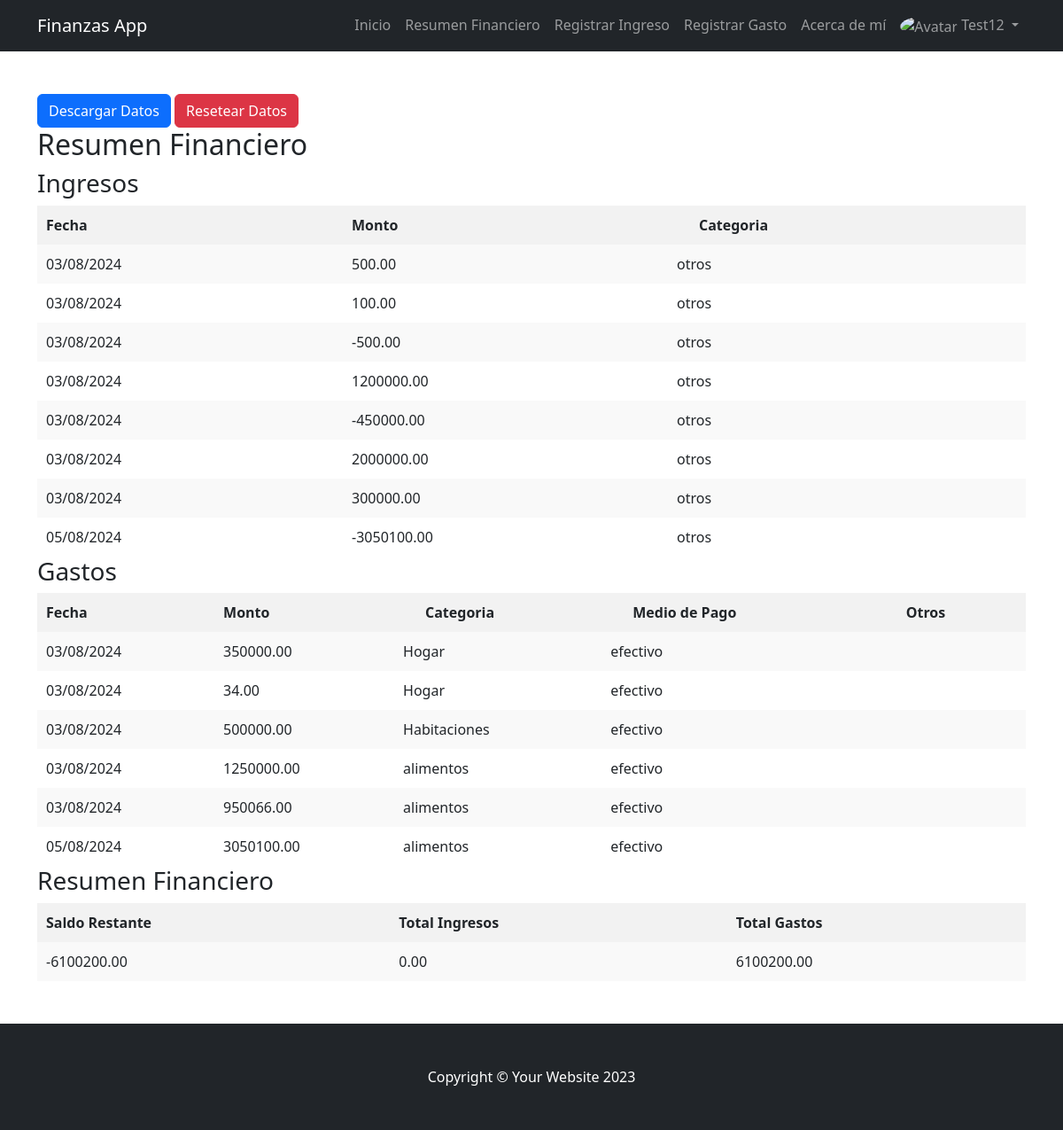
The page /resumen/ (signed in) on the database its author committed.
### App1/models.py (models this page shows)
class Ingreso(models.Model):
    CATEGORIAS_CHOICES = [
        ('sueldo', 'Sueldo'),
        ('otros', 'Otros'),
    ]
    user = models.ForeignKey(User, on_delete=models.CASCADE)
    cantidad = models.DecimalField(max_digits=10, decimal_places=2)
    fecha = models.DateTimeField(auto_now_add=True)
    categoria = models.CharField(max_length=100, choices=CATEGORIAS_CHOICES, default='otros')

class Gasto(models.Model):
    CATEGORIAS_CHOICES = [
        ('alimentos', 'Alimentos'),
        ('transporte', 'Transporte'),
        ('vivienda', 'Vivienda'),
        ('entretenimiento', 'Entretenimiento'),
        ('salud', 'Salud'),
        ('educacion', 'Educación'),
        ('varios', 'Varios'),
    ]
    MEDIO_PAGO_CHOICES = [
        ('efectivo', 'Efectivo'),
        ('debito', 'Débito'),
        ('credito', 'Crédito'),
        ('transferencia', 'Transferencia'),
    ]
    user = models.ForeignKey(User, on_delete=models.CASCADE)
    categoria = models.CharField(max_length=100, choices=CATEGORIAS_CHOICES)
    cantidad = models.DecimalField(max_digits=10, decimal_places=2)
    fecha = models.DateTimeField(auto_now_add=True)
    medio_pago = models.CharField(max_length=100, choices=MEDIO_PAGO_CHOICES, default='efectivo')

### App1/views.py (the view)
# urls.py: path('resumen/', views.resumen_financiero, name='resumen_financiero'),
@login_required
def resumen_financiero(request):
    ingresos = Ingreso.objects.filter(user=request.user)
    gastos = Gasto.objects.filter(user=request.user)
    saldo_restante = sum(ingreso.cantidad for ingreso in ingresos) - sum(gasto.cantidad for gasto in gastos)
    total_ingresos = sum(ingreso.cantidad for ingreso in ingresos)
    total_gastos = sum(gasto.cantidad for gasto in gastos)
    for ingreso in ingresos:
        ingreso.fecha = ingreso.fecha.strftime('%d/%m/%Y')
    for gasto in gastos:
        gasto.fecha = gasto.fecha.strftime('%d/%m/%Y')
    return render(request, 'App1/resumen_financiero.html', {
        'ingresos': ingresos,
        'gastos': gastos,
        'saldo_restante': saldo_restante,
        'total_ingresos': total_ingresos,
        'total_gastos': total_gastos
    })

### App1/templates/App1/resumen_financiero.html (shortened to what this page needs)
{% extends 'App1/base.html' %}
{% block content %}
<button id="download-btn" class="btn btn-primary">Descargar Datos</button>
<button id="reset-btn" class="btn btn-danger">Resetear Datos</button>
<h2>Resumen Financiero</h2>
<h3>Ingresos</h3>
<table>
    <tr>
        <th>Fecha</th>
        <th>Monto</th>
        <th>      Categoria</th>
    </tr>
    {% for ingreso in ingresos %}
    <tr>
        <td>{{ ingreso.fecha }}</td>
        <td>{{ ingreso.cantidad }}</td>
        <td>{{ ingreso.categoria }}</td>
    </tr>
    {% endfor %}
</table>
<h3>Gastos</h3>
<table>
    <tr>
        <th>Fecha</th>
        <th>Monto</th>
        <th>      Categoria</th>
        <th>      Medio de Pago</th>
        <th>      Otros</th>
    </tr>
    {% for gasto in gastos %}
    <tr>
        <td>{{ gasto.fecha }}</td>
        <td>{{ gasto.cantidad }}</td>
        <td>{{ gasto.categoria }}</td>
        <td>{{ gasto.medio_pago }}</td>
        <td>{{ gasto.otros }}</td>
    </tr>
    {% endfor %}
</table>
<h3>Resumen Financiero</h3>
<table>
    <tr>
        <th>Saldo Restante</th>
        <th>Total Ingresos</th>
        <th>Total Gastos</th>
    </tr>
    <tr>
        <td>{{ saldo_restante }}</td>
        <td>{{ total_ingresos }}</td>
        <td>{{ total_gastos }}</td>
    </tr>
</table>
{% endblock %}

### App1/templates/App1/base.html (shortened to what this page needs)
<!DOCTYPE html>
{% load static %}
<html lang="en">
    <head>
        <link href="{% static 'App1/css/styles.css' %}" rel="stylesheet" />
    </head>
    <body>
        <nav class="navbar navbar-expand-lg navbar-dark bg-dark">
            <div class="container">
                <a class="navbar-brand" href="{% url 'inicio' %}">Finanzas App</a>
                <div class="collapse navbar-collapse" id="navbarSupportedContent">
                    <ul class="navbar-nav ms-auto mb-2 mb-lg-0">
                        <li class="nav-item"><a class="nav-link" href="{% url 'inicio' %}">Inicio</a></li>
                        <li class="nav-item"><a class="nav-link" href="{% url 'resumen_financiero' %}">Resumen Financiero</a></li>
                        <li class="nav-item"><a class="nav-link" href="{% url 'registrar_ingreso' %}">Registrar Ingreso</a></li>
                        <li class="nav-item"><a class="nav-link" href="{% url 'registrar_gasto' %}">Registrar Gasto</a></li>
                        <li class="nav-item"><a class="nav-link" href="{% url 'about' %}">Acerca de mí</a></li>
                        {% if user.is_authenticated %}
                        <li class="nav-item dropdown">
                            <a class="nav-link dropdown-toggle" href="#" id="navbarDropdown" role="button" data-bs-toggle="dropdown" aria-expanded="false">
                                <img src="{% if user.avatar and user.avatar.imagen %}{{ user.avatar.imagen.url }}{% else %}{% static 'App1/assets/default_avatar.png' %}{% endif %}" class="rounded-circle" width="30" height="30" alt="Avatar">
                                {{ user.username }}
                            </a>
                        </li>
                        {% else %}
                            <li class="nav-item"><a class="nav-link" href="{% url 'register' %}">Registrarse</a></li>
                            <li class="nav-item"><a class="nav-link" href="{% url 'login' %}">Iniciar Sesión</a></li>
                        {% endif %}
                    </ul>
                </div>
            </div>
        </nav>
        <main class="py-5">
            <div class="container">
                {% block content %}
                {% endblock %}
            </div>
        </main>
        <footer class="py-5 bg-dark">
            <div class="container"><p class="m-0 text-center text-white">Copyright &copy; Your Website 2023</p></div>
        </footer>
    </body>
</html>

### App1/templates/App1/resumen_financiero.html (style rules this page uses)
table { width: 100%; border-collapse: collapse; }
th, td { padding: 10px; text-align: left; }
th { background-color: #f2f2f2; }
tr:nth-child(even) { background-color: #f9f9f9; }
th, td { white-space: pre; }

### rows shown on the page
Ingreso: fecha "03/08/2024", cantidad "500.00", categoria "otros"
Ingreso: fecha "03/08/2024", cantidad "100.00", categoria "otros"
Ingreso: fecha "03/08/2024", cantidad "-500.00", categoria "otros"
Ingreso: fecha "03/08/2024", cantidad "1200000.00", categoria "otros"
Ingreso: fecha "03/08/2024", cantidad "-450000.00", categoria "otros"
Ingreso: fecha "03/08/2024", cantidad "2000000.00", categoria "otros"
Ingreso: fecha "03/08/2024", cantidad "300000.00", categoria "otros"
Ingreso: fecha "05/08/2024", cantidad "-3050100.00", categoria "otros"
Gasto: fecha "03/08/2024", cantidad "350000.00", categoria "Hogar", medio_pago "efectivo"
Gasto: fecha "03/08/2024", cantidad "34.00", categoria "Hogar", medio_pago "efectivo"
Gasto: fecha "03/08/2024", cantidad "500000.00", categoria "Habitaciones", medio_pago "efectivo"
Gasto: fecha "03/08/2024", cantidad "1250000.00", categoria "alimentos", medio_pago "efectivo"
Gasto: fecha "03/08/2024", cantidad "950066.00", categoria "alimentos", medio_pago "efectivo"
Gasto: fecha "05/08/2024", cantidad "3050100.00", categoria "alimentos", medio_pago "efectivo"

### other values the page prints
{{ user.username }} "Test12"
{{ saldo_restante }} "-6100200.00"
{{ total_ingresos }} "0.00"
{{ total_gastos }} "6100200.00"
